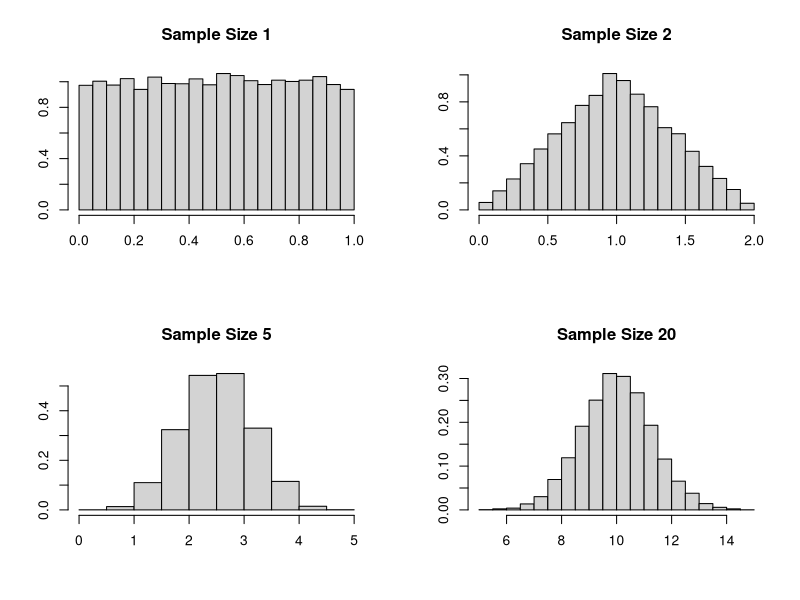
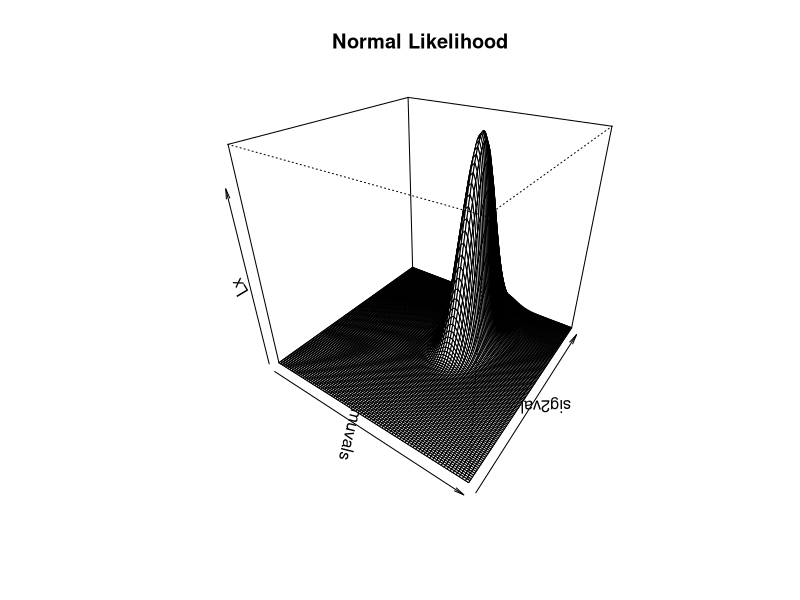
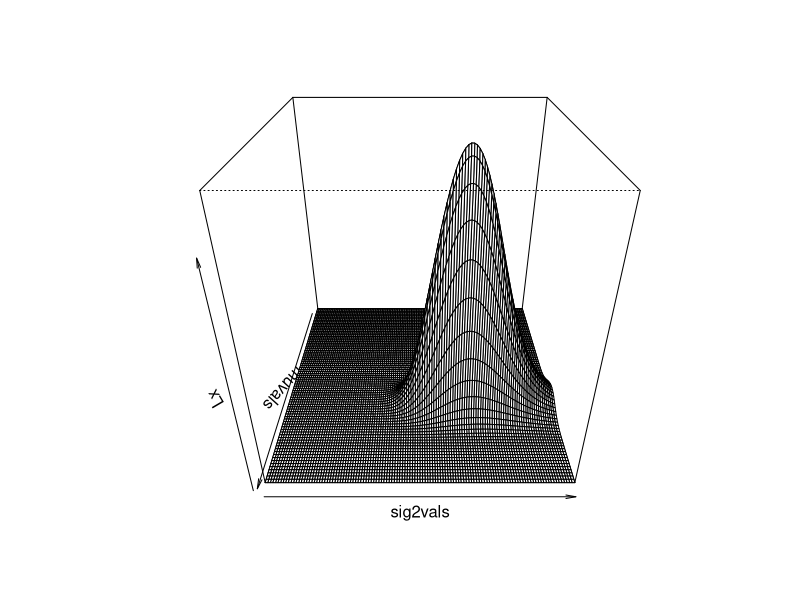
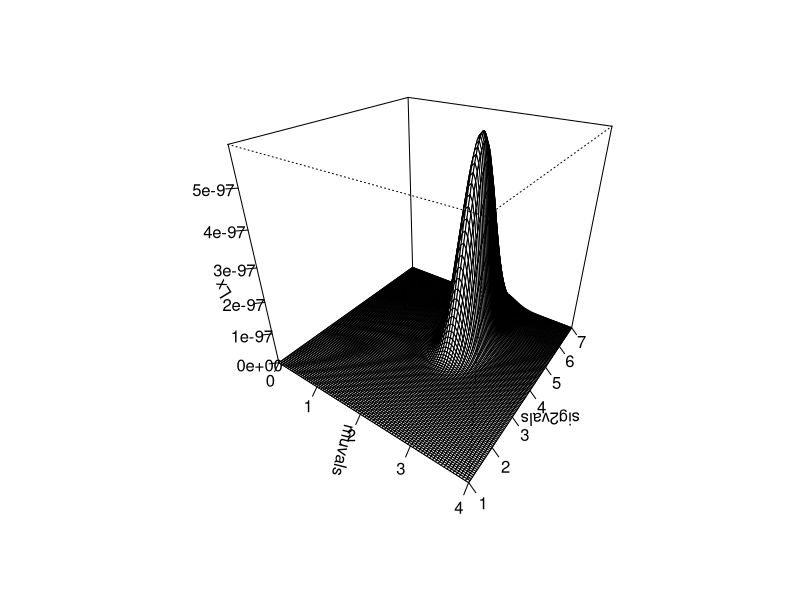

The R script that drew these images, in order:
## ---- chunk 1

# Define a function to generate <repeats> replications of an experiment. 
#  For each replication, simulate sample <size> Uniform(0, 1) random numbers.
#  Sum the <size> random numbers for each replication and return a vector of length <repeats>.
#  I code this efficiently without for loops using matrix computations instead of loops.
#  For loops are computationally expensive, and in R we try to avoid them when we can.

Usim <- function(repeats, size){
  v <- runif(size * repeats)   #generate size*repeats from Uniform(0,1)
  w <- matrix(v, nrow=size, ncol=repeats)  #Put v in a matrix with size rows and repeats cols
  return(colSums(w))  #Sum the columns, the result has length repeats
}


set.seed(12345)
U1 <- Usim(10000, 1)   #size 1
head(U1)

U2 <- Usim(10000, 2)   #size 2
head(U2)

U5 <- Usim(10000, 5)   #size 5
head(U5)

U20 <- Usim(10000, 20)  #size 20
head(U20)     # sums of 20 U(0,1) random observations
length(U20)   # check the length, should be 10000

# Draw histograms of the 4 vectors.
#  look up the help file for the function layout
layout(matrix(c(1, 2, 3, 4), nrow=2, ncol=2, byrow=TRUE))  
hist(U1, prob=TRUE, ann=FALSE)   #ann=FALSE turns off annotation
title("Sample Size 1")

hist(U2, prob=TRUE, ann=FALSE) 
title("Sample Size 2")

hist(U5, prob=TRUE, ann=FALSE) 
title("Sample Size 5")

hist(U20, prob=TRUE, ann=FALSE) 
title("Sample Size 20")

layout(1)

## ---- chunk 2
#generate n Normal(mu=2, sig2=4) random observations

set.seed(12345)
n <- 100
x <- rnorm(n, mean=2, sd=2)

#Define the Likelihood function for vector mu and vector sig2
#  given data vector x
#  We loop over the values for mu and sig2 and create a matrix L
#  L[i, j] contains the likelihood evaulated at mu[i] and sig2[j]

Lnorm <- function(mu, sig2, x){
  L <-  matrix(0, nrow=length(mu), ncol=length(sig2))
  for(i in 1:length(mu)){
    for(j in 1:length(sig2)){
      L[i,j] <- prod(dnorm(x, mean=mu[i], sd=sqrt(sig2[j])))
    }
  }
  return(L)
}

muvals <- seq(0, 4, by=.05)
head(muvals)
sig2vals <- seq(1, 7, by=.05)
head(sig2vals)

Lx <- Lnorm(muvals, sig2vals, x)

persp(muvals, sig2vals, Lx, theta=35, phi=30)   #3D plot
title("Normal Likelihood")

# The MLE's of mu and sig2 are:

mean(x)
var(x)*(n-1)/n

# Investigate the parameters theta and phi of the persp function, to see the
#  graph from different angles.

persp(muvals, sig2vals, Lx, theta=90, phi=30)
persp(muvals, sig2vals, Lx, theta=35, phi=30, ticktype="detailed")

